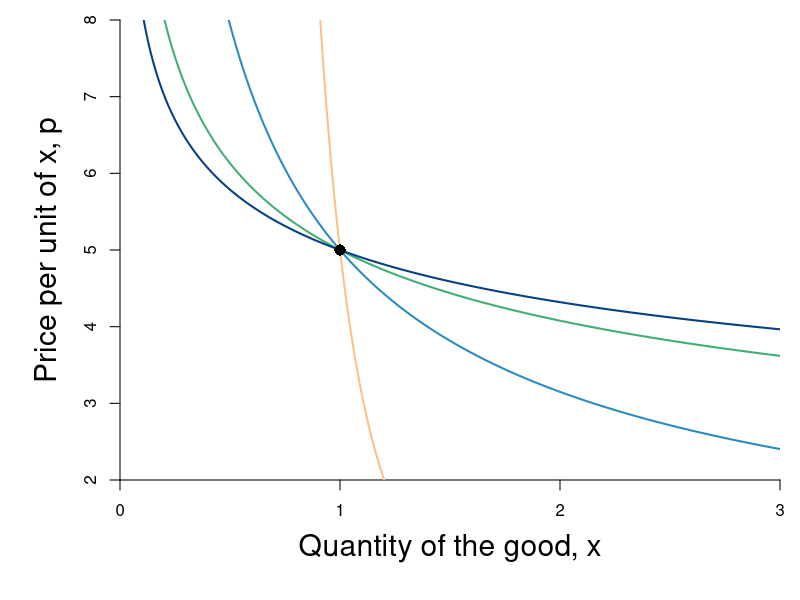

This chart was generated by the following R code:
require(shape)
require(ggplot2)
#pdf(file = "property_psp1_offerSTEP1.pdf", width = 9, height = 7)
#pdf(file = "property_psp1_offerSTEP2.pdf", width = 9, height = 7)
#pdf(file = "property_psp1_offerSTEP3.pdf", width = 9, height = 7)
#pdf(file = "property_psp1_offerSTEP4.pdf", width = 9, height = 7)
pdf(file = "indmarketdemand/elasticity_fig.pdf", width = 9, height = 7)

#Set parameters for graphics
pointsize <- 1.8
axislabelsize <- 1.8
labelsize <- 1.5
namesize <- 1.8
annotatesize <- 1.5
graphlinewidth <- 2
segmentlinewidth <- 1.5

COL <- c("#7fc97f", "#beaed4", "#fdc086", "#ffff99", "#386cb0", "#f0027f", "#bf5b17", "#666666")
COLA <- c("#99d8c9","#66c2a4","#41ae76", "#238b45", "#005824")
COLB <- c("#4eb3d3", "#2b8cbe", "#0868ac","#084081")

par(mar =  c(6, 6, 1, 1))
xlims <- c(0, 3)
ylims <- c(2, 8)
xlims2 <- c(10, 0)
ylims2 <- c(15, 0)

elasticity1 <- function(x, A, b ) {
  A*x^(1/b)
}

plot(0, 0, xlim = xlims, ylim = ylims, type = "n",
     xlab = "Quantity of the good, x",
     ylab = "Price per unit of x, p", 
     xaxt = "n", 
     yaxt = "n", 
     cex.lab = axislabelsize, 
     bty = "n",
     xaxs="i", 
     yaxs="i")

ticksy <- seq(from = 0, to = 15, by = 1)
ylabels <- seq(from = 0, to = 15, by = 1)
ticksx <- seq(from = 0, to = 10, by = 1)
xlabels <- seq(from = 0, to = 10, by = 1)
axis(1, at = ticksx, pos = 2, labels = xlabels)
axis(2, at = ticksy, pos = 0, labels = ylabels, las = 0)


npts <- 500 
npts2 <- 501

#Specify the sequences of points for graphing. 
xx1 <- seq(xlims[1], xlims[2], length.out = npts)
yy1 <- elasticity1(xx1, A = 5, b = -0.2)
xx2 <- seq(xlims[1], xlims[2], length.out = npts)
yy2 <- elasticity1(xx2, A = 5, b = -1.5)
xx3 <- seq(xlims[1], xlims[2], length.out = npts)
yy3 <- elasticity1(xx3, A = 5, b = -3.4)
xx4 <- seq(xlims[1], xlims[2], length.out = npts)
yy4 <- elasticity1(xx4, A = 5, b = -4.74)

lines(xx1,yy1, col = COL[3], lwd = graphlinewidth)
lines(xx2,yy2, col = COLB[2], lwd = graphlinewidth)
lines(xx3,yy3, col = COLA[3], lwd = graphlinewidth)
lines(xx4,yy4, col = COLB[4], lwd = graphlinewidth)

points(1, 5, pch = 16, col = "black", cex = 1.5)

legend(3.2, 9.5, legend=c("Rice (Japan)", "Fish","Coca-cola","Alcohol (expensive)"),
       col=c(COL[3], COLB[2],COLA[3],COLB[4]), lty=1, cex=1)

dev.off()
